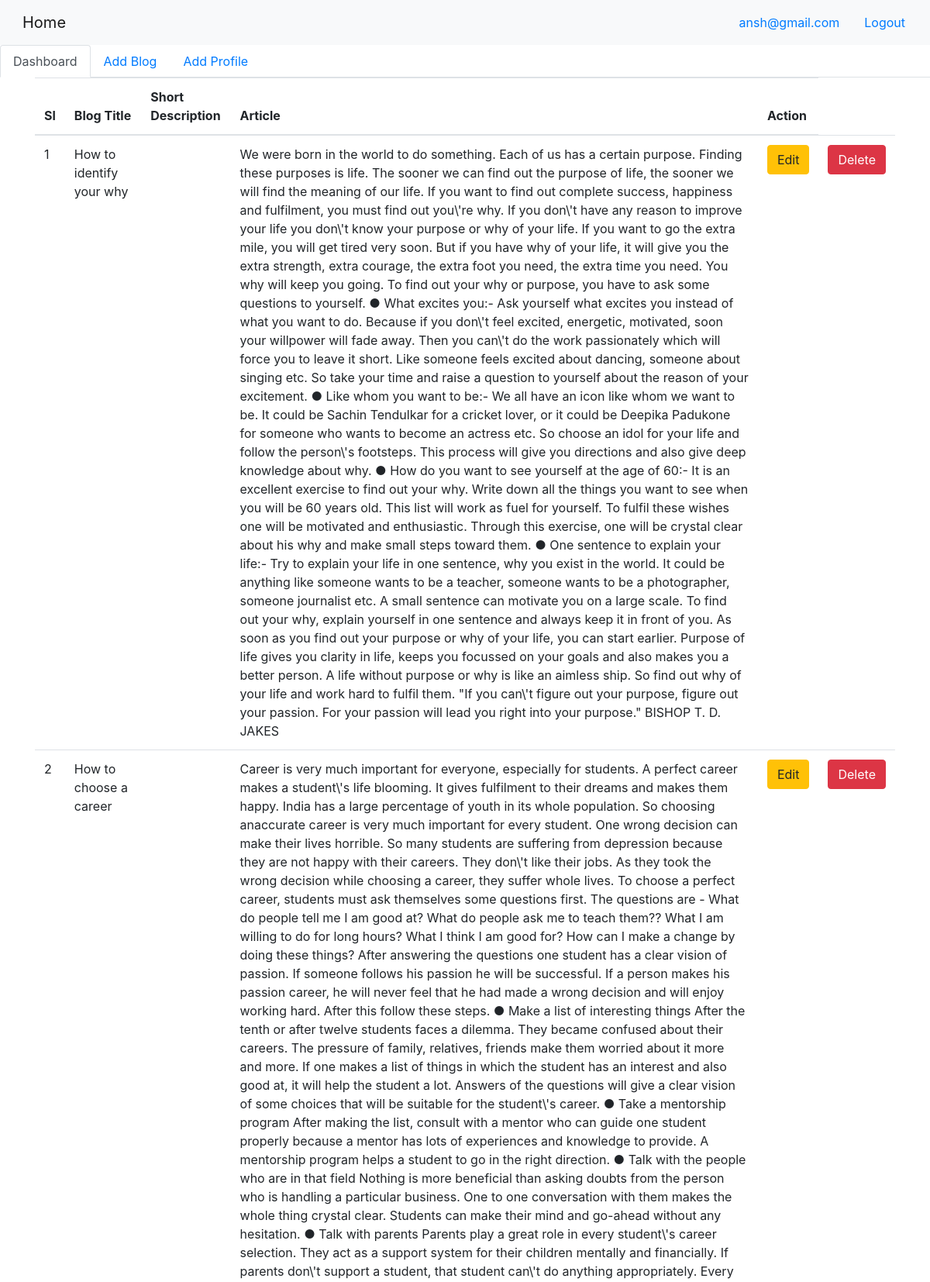
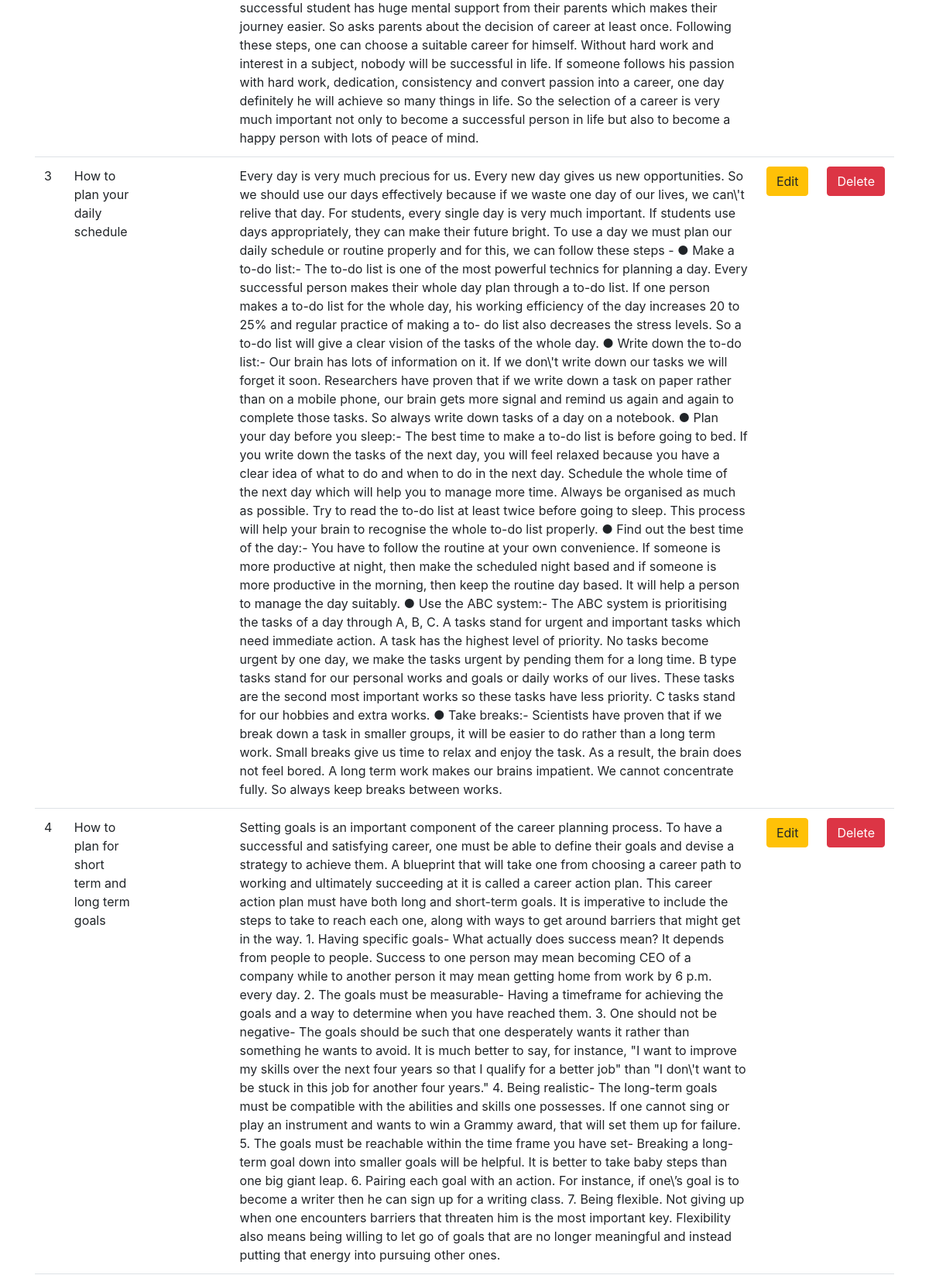
The page /dashboard.php (signed in, upper part) on the database its author committed (2 pictures, top to bottom).
### tables this page shows
CREATE TABLE `blog` (
  `id` int(5) NOT NULL,
  `admin_id` int(5) NOT NULL,
  `img_file` varchar(64) NOT NULL,
  `blog_title` text NOT NULL,
  `srt_dec` text NOT NULL,
  `blog` text NOT NULL,
  `date` datetime NOT NULL DEFAULT current_timestamp()
);

### dashboard.php (the view, shortened to what this page needs)
<?php
  include 'partial/_dbconnect.php';
$limit = 10;
if (isset($_GET["page"])) {
	$page  = $_GET["page"];
	}
	else{
	$page=1;
	};
$start_from = ($page-1) * $limit;
$result = mysqli_query($conn,"SELECT * FROM blog ORDER BY id ASC LIMIT $start_from, $limit");
?>
<!doctype html>
<html lang="en">
  <head>
    <link rel="stylesheet" href="https://stackpath.bootstrapcdn.com/bootstrap/4.5.2/css/bootstrap.min.css">
  </head>
  <body>
        <nav class="navbar navbar-light bg-light">
        <a class="navbar-brand btn" href="#">Home</a>
            <ul class="nav justify-content-end">
            <li class="nav-item">
                <a class="nav-link active"> <?php echo $_SESSION['username'];?></a>
            </li>
            <li class="nav-item">
                <a class="nav-link" href="logout.php">Logout</a>
            </li>
            </ul>
        </nav>
        <ul class="nav nav-tabs">
            <li class="nav-item">
                <a class="nav-link active" href="dashboard.php">Dashboard</a>
            </li>
            <li class="nav-item">
                <a class="nav-link"  href="addblog.php">Add Blog</a>
            </li>
            <li class="nav-item">
                <a class="nav-link" href="signup.php">Add Profile</a>
            </li>
        </ul>
        <div class="container">
            <table class="table">
                <thead>
                    <tr>
                    <th scope="col">Sl</th>
                    <th scope="col">Blog Title</th>
                    <th scope="col">Short Description</th>
                    <th scope="col">Article</th>
                    <th scope="col">Action</th>
                    </tr>
                </thead>
                <tbody>
                <?php
                while($row = mysqli_fetch_array($result))
                    {?>
                    <tr>
                    <td><?php echo $row['id']; ?></td>
                    <td><?php echo $row['blog_title']; ?></td>
                    <td><?php echo $row['srt_dec']; ?></td>
                    <td><?php echo $row['blog']; ?></td>
                    <td><a class="btn btn-warning" href="editblog.php?id=<?php echo base64_encode($row['id']);?>" role="button">Edit</a></td>
                    <td><a class="btn btn-danger" href="delete.php?id=<?php echo base64_encode($row['id']);?>" role="button">Delete</a></td>
                    </tr>
                    <?php
                    };
                     ?>
                </tbody>
            </table>
        </div>
  </body>
</html>

### rows shown on the page
blog: id "1", blog_title "How to identify your why", blog "We were born in the world to do something. Each of us has a certain purpose. Finding these purposes is life. The sooner we can find out the purpose of life, the sooner we will find the meaning of our life. If you want to find out complete success, happiness and fulfilment, you must find out you\\'re why. If you don\\'t have any reason to improve your life you don\\'t know your purpose or why of your life. If you want to go the extra mile, you will get tired very soon. But if you have why of your life, it will give you the extra strength, extra courage, the extra foot you need, the extra time you need. You why will keep you going. To find out your why or purpose, you have to ask some questions…"
blog: id "2", blog_title "How to choose a career", blog "Career is very much important for everyone, especially for students. A perfect career makes a student\\'s life blooming. It gives fulfilment to their dreams and makes them happy. India has a large percentage of youth in its whole population. So choosing anaccurate career is very much important for every student. One wrong decision can make their lives horrible. So many students are suffering from depression because they are not happy with their careers. They don\\'t like their jobs. As they took the wrong decision while choosing a career, they suffer whole lives. To choose a perfect career, students must ask themselves some questions first. The questions are - What do people tell me I am good…"
blog: id "3", blog_title "How to plan your daily schedule", blog "Every day is very much precious for us. Every new day gives us new opportunities. So we should use our days effectively because if we waste one day of our lives, we can\\'t relive that day. For students, every single day is very much important. If students use days appropriately, they can make their future bright. To use a day we must plan our daily schedule or routine properly and for this, we can follow these steps - ● Make a to-do list:- The to-do list is one of the most powerful technics for planning a day. Every successful person makes their whole day plan through a to-do list. If one person makes a to-do list for the whole day, his working efficiency of the day increases 20 to 25% and…"
blog: id "4", blog_title "How to plan for short term and long term goals", blog "Setting goals is an important component of the career planning process. To have a successful and satisfying career, one must be able to define their goals and devise a strategy to achieve them. A blueprint that will take one from choosing a career path to working and ultimately succeeding at it is called a career action plan. This career action plan must have both long and short-term goals. It is imperative to include the steps to take to reach each one, along with ways to get around barriers that might get in the way. 1. Having specific goals- What actually does success mean? It depends from people to people. Success to one person may mean becoming CEO of a company while to another person…"

### other values the page prints
$_SESSION['username'] "ansh@gmail.com"
